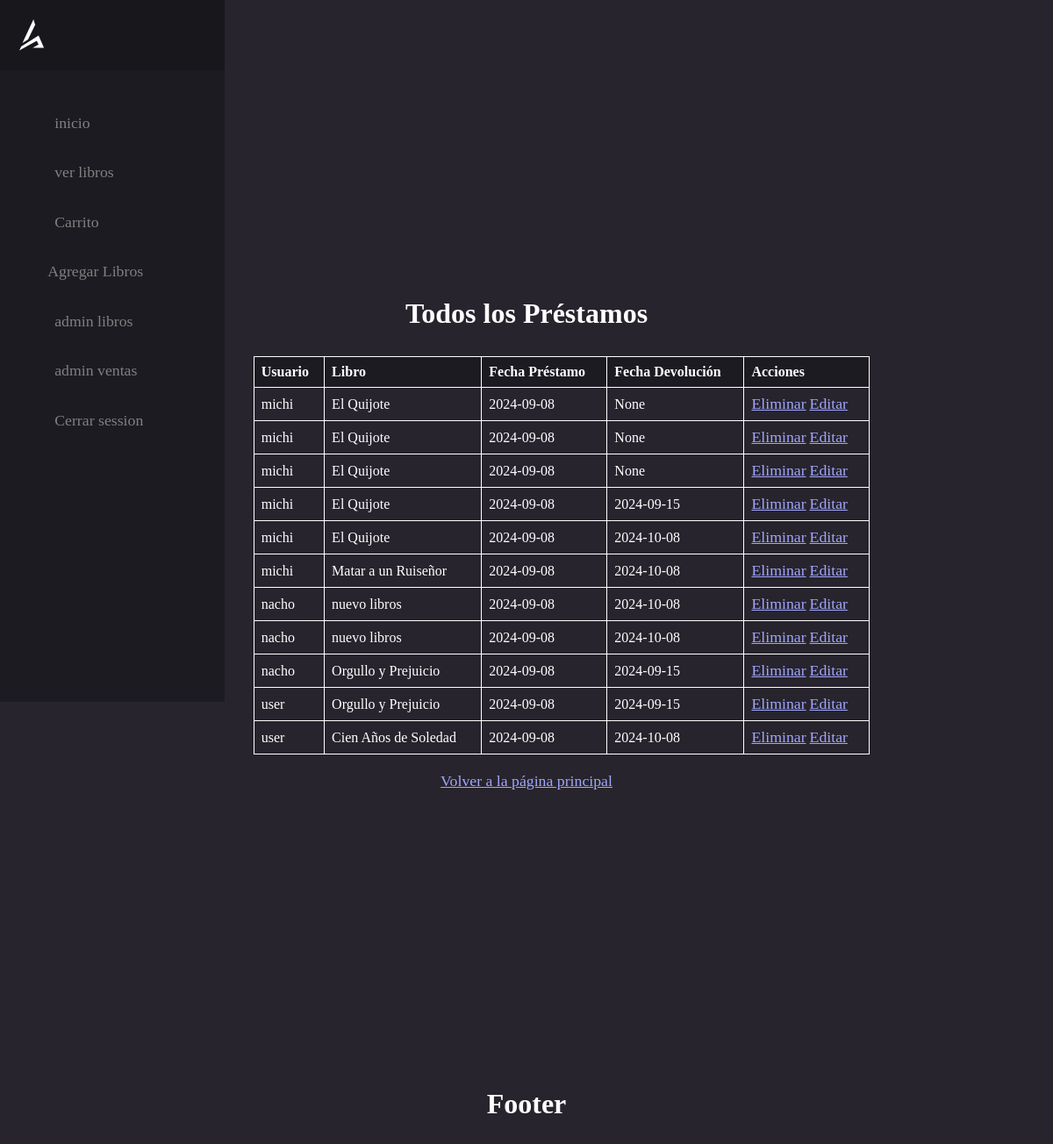
Page /todos-los-prestamos (signed in) on the earlier database version.
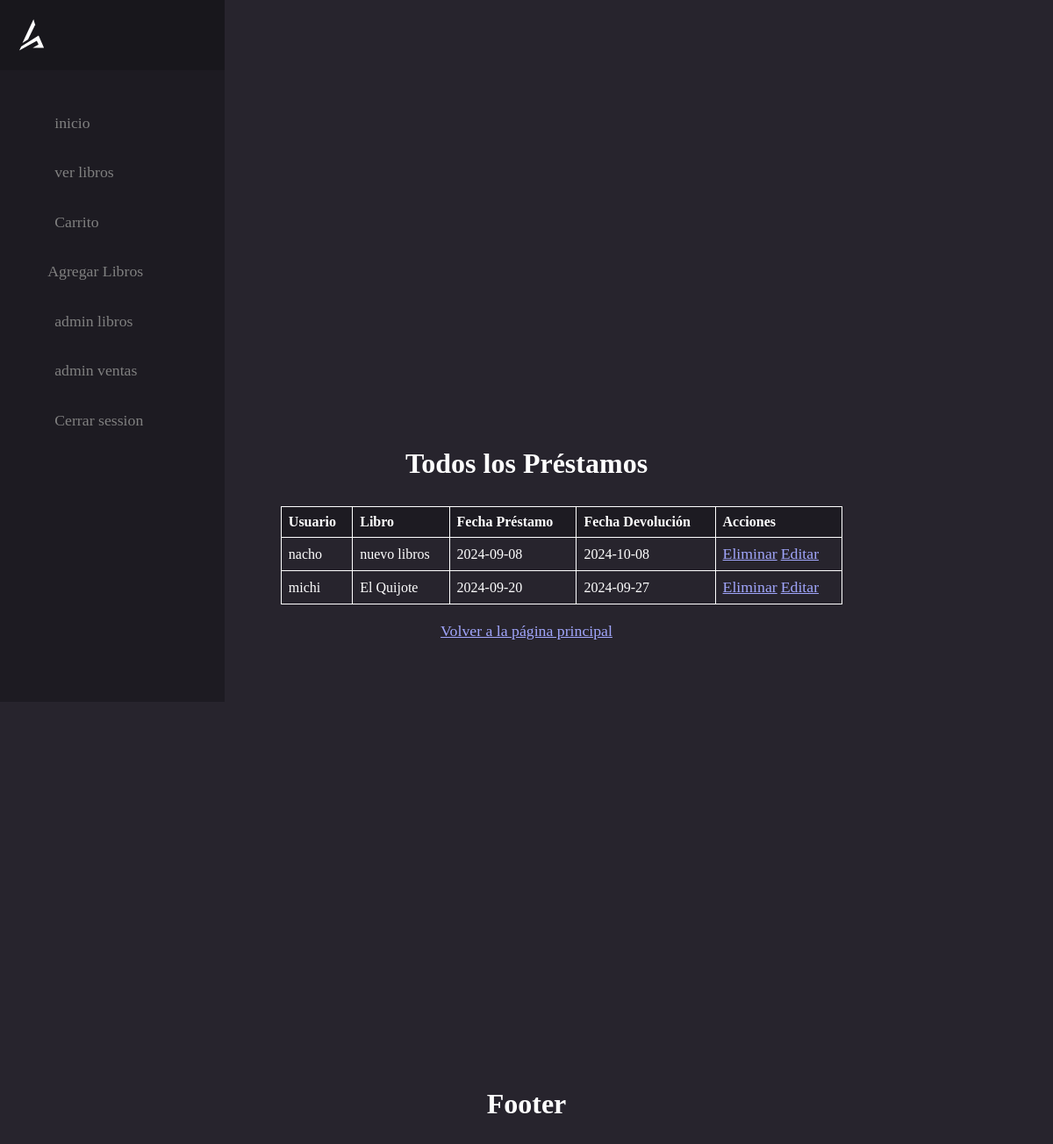
Same page on the later database version.
### models/controladordatabase.py (models this page shows, shortened)
class Prestamo(db.Model):
    __tablename__ = 'Prestamo'
    id = db.Column(db.Integer, primary_key=True)
    id_libro = db.Column(db.Integer, db.ForeignKey('Libros.id'), nullable=False)
    id_usuario = db.Column(db.Integer, db.ForeignKey('Usuario.id'), nullable=False)
    fecha_prestamo = db.Column(db.Date, nullable=False, default=date.today)
    fecha_devolucion = db.Column(db.Date, nullable=True)

class Usuario(db.Model):
    __tablename__ = 'Usuario'
    id = db.Column(db.Integer, primary_key=True)
    nombre = db.Column(db.String(100), nullable=False)
    correo = db.Column(db.String(100), unique=True, nullable=True)
    contrasena = db.Column(db.String(100), nullable=False)  # Asegúrate de que es 'contrasena'
    tel_cel = db.Column(db.String(20), nullable=True, default='12345678')
    rol = db.Column(db.Enum('admin', 'comun'), nullable=True, default='comun')
    prestamos = db.relationship('Prestamo', backref='usuario', lazy=True)

class Libros(db.Model):
    __tablename__ = 'Libros'
    id = db.Column(db.Integer, primary_key=True)
    titulo = db.Column(db.String(100), nullable=False)
    autor = db.Column(db.String(100), nullable=False)
    descripcion = db.Column(db.Text, nullable=True)
    fecha_emision = db.Column(db.Text, nullable=False, default=date.today)
    stock = db.Column(db.Integer, nullable=False)
    precio = db.Column(db.Float, nullable=False)
    img = db.Column(db.String(200), nullable=True, default="sinimagen.jpg")
    prestamos = db.relationship('Prestamo', backref='libro', lazy=True)

### routes/prestamo.py (the view)
@prestamos.route('/todos-los-prestamos')
@admin_required
def ver_todos_prestamos():
    prestamos = db.session.query(Prestamo, Libros, Usuario).join(Libros, Prestamo.id_libro == Libros.id).join(Usuario, Prestamo.id_usuario == Usuario.id).all()
    return render_template('prestamos/todos.html', prestamos=prestamos)

### routes/login.py (called while the page is built)
def admin_required(f):
    @wraps(f)
    def decorated_function(*args, **kwargs):
        if "nombre" not in session or session.get('rol') != 'admin':
            flash("Acceso denegado: Se requiere rol de administrador.")
            return redirect(url_for('user.index_login'))
        return f(*args, **kwargs)
    return decorated_function

### templates/prestamos/todos.html (shortened to what this page needs)
{% extends 'layout.html' %}
{% block content %}
<body>
    <main id="main" class="flexbox-col">
    <h1>Todos los Préstamos</h1>
    <table>
        <thead>
            <tr>
                <th>Usuario</th>
                <th>Libro</th>
                <th>Fecha Préstamo</th>
                <th>Fecha Devolución</th>
                <th>Acciones</th>
            </tr>
        </thead>
        <tbody>
            {% for prestamo, libro, usuario in prestamos %}
                <tr>
                    <td>{{ usuario.nombre }}</td>
                    <td>{{ libro.titulo }}</td>
                    <td>{{ prestamo.fecha_prestamo }}</td>
                    <td>{{ prestamo.fecha_devolucion }}</td>
                        <td>
                            <a href="{{ url_for('prestamos.eliminar_prestamo', id=prestamo.id) }}">Eliminar</a>
                            <a href="{{ url_for('prestamos.editar_prestamo', id=prestamo.id) }}">Editar</a>
                        </td>
                </tr>
            {% endfor %}
        </tbody>
    </table>
    <a href="{{ url_for('libros.bienvenida') }}">Volver a la página principal</a>
    </main>
    {% endblock %}

### templates/layout.html (shortened to what this page needs)
<!DOCTYPE html>
<html lang="es">
<head>
    <link rel="stylesheet" href="{{ url_for('static', filename='css/tabla.css' ) }}">
    <link rel="stylesheet" href="{{ url_for('static', filename='css/navbar.css' ) }}">
    <link rel="stylesheet" href="{{ url_for('static', filename='css/login.css' ) }}">
    <link rel="stylesheet" href="{{ url_for('static', filename='css/detalles.css' ) }}">
    <link rel="stylesheet" href="{{ url_for('static', filename='css/paginacion.css' ) }}">
    <link rel="stylesheet" href="{{ url_for('static', filename='css/cards.css' ) }}">
    <link rel="stylesheet" href="{{ url_for('static', filename='css/carousel.css' ) }}">
</head>
<body>
<nav id="navbar">
  <ul class="navbar-items flexbox-col">
    <li class="navbar-logo flexbox-left">
      <a class="navbar-item-inner flexbox">
      </a>
    </li>
    <li class="navbar-item flexbox-left">
      <a href="{{url_for('libros.bienvenida')}}" class="navbar-item-inner flexbox-left">
        <span class="link-text">inicio</span>
      </a>
      <li class="navbar-item flexbox-left">
        <a href="{{url_for('libros.libross')}}" class="navbar-item-inner flexbox-left">
          <span class="link-text">ver libros</span>
        </a>
      </li>
    <li class="navbar-item flexbox-left">
      <a href="{{url_for('prestamos.listar_prestamos')}}" class="navbar-item-inner flexbox-left">
        <span class="link-text">Carrito</span>
      </a>
    </li>
    </li>
      <a href="{{url_for('libros.index')}}" class="navbar-item-inner flexbox-left">
        <span class="link-text">Agregar Libros</span>
      </a>
    <li class="navbar-item flexbox-left">
      <a href="{{url_for('libros.verlibro')}}" class="navbar-item-inner flexbox-left">
        <span class="link-text">admin libros</span>
      </a>
    </li>
    <li class="navbar-item flexbox-left">
      <a href="{{url_for('prestamos.ver_todos_prestamos')}}" class="navbar-item-inner flexbox-left">
        <span class="link-text">admin ventas</span>
      </a>
    </li>
    <li class="navbar-item flexbox-left">
      <a href="{{url_for('user.logout')}}" class="navbar-item-inner flexbox-left">
        <span class="link-text">Cerrar session</span>
      </a>
    </li>
  </ul>
</nav>
<main id="main">
    {% block content %}
    {% endblock %}
    <h1>Footer</h1>
  </main>
</body>
</html>

### static/css/tabla.css (style rules this page uses)
table { margin: 0 0 0 5em; width: 100%; border-collapse: collapse; }
th, td { border: 1px solid #ffffff; padding: 8px; text-align: left; color: #ffffff; }
th { background-color: hsl(256, 12%, 12%); }

### static/css/navbar.css (style rules this page uses)
:root { --primary: 237, 94%, 81%; --background: 266, 16%, 92%; --background-secondary: 256, 12%, 12%; --background-secondary-dark: 256, 10%, 10%; --background-secondary-light: 257, 11%, 16%; --text-primary: 0, 0%, 0%; --black: 0, 0%, 0%; --white: 0, 0%, 100%; --quite-gray: 0, 0%, 50%; --grooble: 10, 28%, 93%; --heading-large: 5.6rem; --heading-medium: 3.6rem; --heading-small: 2.4rem; --paragraph: 1.11rem; --navbar-buttons: 2.4rem; --transition-main: .175, .685, .32; --font-main: "Poppins"; }
*, *::before, *::after { box-sizing: inherit; }
html, body { margin: 0; width: 100%; color: hsl(var(--text-primary)); font-family: var(--font-main); background-color: hsl(var(--background-secondary-light)); -webkit-font-smoothing: antialiased; scroll-behavior: smooth; box-sizing: border-box; }
h1, h2, h3, h4, h5, h6 { margin: 0; }
h1 { font-size: var(--heading-large); }
h1, h2 { font-weight: 900; }
a { color: hsla(var(--primary), 1); font-size: var(--paragraph); text-decoration: underline; }
ul, ol { margin: 1em 0; }
.flexbox { display: flex; justify-content: center; align-items: center; }
.flexbox-left { display: flex; justify-content: flex-start; align-items: center; }
.flexbox-col { display: flex; justify-content: center; flex-direction: column; align-items: center; }
#navbar { top: 0; padding: 0; width: 5em; height: 100vh; position: fixed; background-color: hsl(var(--background-secondary)); transition: width .35s cubic-bezier(var(--transition-main), 1); overflow-y: auto; overflow-x: hidden; }
.navbar-items { margin: 0; padding: 0; list-style-type: none; }
.navbar-logo { margin: 0 0 2em 0; width: 100%; height: 5em; background: hsl(var(--background-secondary-dark)); }
.navbar-logo > .navbar-item-inner { width: calc(5rem - 8px); }
.navbar-logo > .navbar-item-inner > svg { height: 2em; fill: hsl(var(--white)); }
.navbar-item { padding: 0 .5em; width: 100%; cursor: pointer; }
.navbar-item-inner { padding: 1em 0; width: 100%; position: relative; color: hsl(var(--quite-gray)); border-radius: .25em; text-decoration: none; transition: all .2s cubic-bezier(var(--transition-main), 1); }
.link-text { margin: 0; width: 0; text-overflow: ellipsis; white-space: nowrap; transition: all .35s cubic-bezier(var(--transition-main), 1); overflow: hidden; opacity: 0; }
#main { margin: 0 0 0 5em; min-height: 150vh; }
@media only screen and (max-width: 1660px) { :root { --heading-large: 5.4rem; --heading-medium: 3.4rem; --heading-small: 2.2rem; } }
@media only screen and (max-width: 1456px) { :root { --heading-large: 5.2rem; --heading-medium: 3.2rem; --heading-small: 2rem; } }

### static/css/detalles.css (style rules this page uses)
main#main { display: flex; flex-direction: column; align-items: center; padding: 20px; gap: 20px; max-width: 1350px; margin: 0 auto; }
main#main h1 { font-size: 2em; margin-bottom: 10px; color: #ffffff; text-align: center; }

Differences in the rows shown:
removed Prestamo: nombre "michi", titulo "El Quijote", fecha_prestamo "2024-09-08", fecha_devolucion "None"
removed Prestamo: nombre "michi", titulo "El Quijote", fecha_prestamo "2024-09-08", fecha_devolucion "None"
removed Prestamo: nombre "michi", titulo "El Quijote", fecha_prestamo "2024-09-08", fecha_devolucion "None"
removed Prestamo: nombre "michi", titulo "El Quijote", fecha_prestamo "2024-09-08", fecha_devolucion "2024-09-15"
removed Prestamo: nombre "michi", titulo "El Quijote", fecha_prestamo "2024-09-08", fecha_devolucion "2024-10-08"
removed Prestamo: nombre "michi", titulo "Matar a un Ruiseñor", fecha_prestamo "2024-09-08", fecha_devolucion "2024-10-08"
removed Prestamo: nombre "nacho", titulo "nuevo libros", fecha_prestamo "2024-09-08", fecha_devolucion "2024-10-08"
removed Prestamo: nombre "nacho", titulo "Orgullo y Prejuicio", fecha_prestamo "2024-09-08", fecha_devolucion "2024-09-15"
removed Prestamo: nombre "user", titulo "Orgullo y Prejuicio", fecha_prestamo "2024-09-08", fecha_devolucion "2024-09-15"
removed Prestamo: nombre "user", titulo "Cien Años de Soledad", fecha_prestamo "2024-09-08", fecha_devolucion "2024-10-08"
added Prestamo: nombre "michi", titulo "El Quijote", fecha_prestamo "2024-09-20", fecha_devolucion "2024-09-27"
